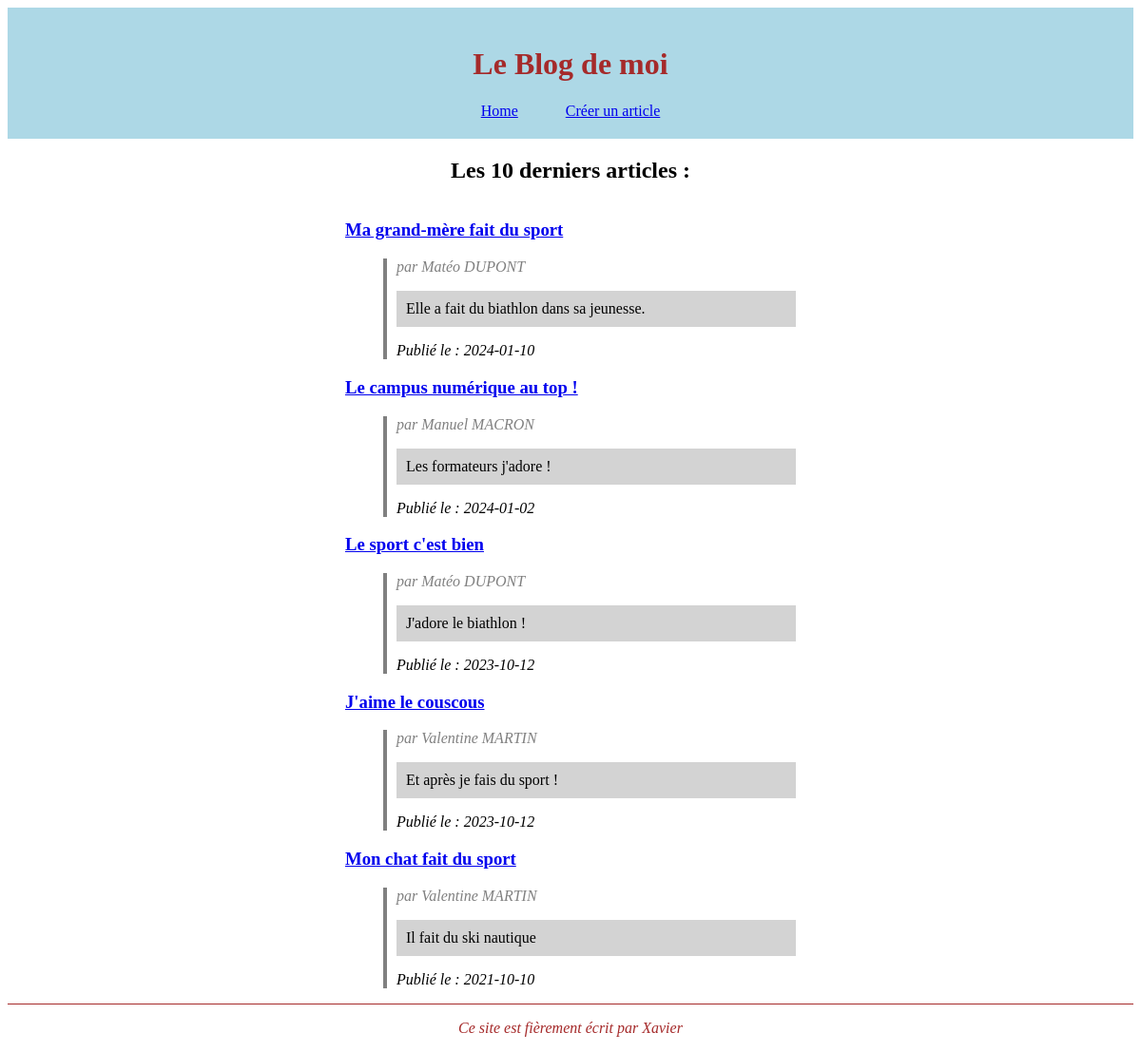
The page / on the database its author committed.
### tables this page shows
CREATE TABLE IF NOT EXISTS `posts` (
  `id` INT NOT NULL AUTO_INCREMENT,
  `title` VARCHAR(45) NULL,
  `content` VARCHAR(150) NULL,
  `pubDate` DATE NULL,
  `endDate` DATE NULL,
  `importance` INT NULL,
  `authors_id` INT NOT NULL,
  PRIMARY KEY (`id`),
  CONSTRAINT `fk_Articles_Authors1`
    FOREIGN KEY (`authors_id`)
    REFERENCES `authors` (`id`)
    ON DELETE CASCADE
    ON UPDATE NO ACTION);

CREATE TABLE IF NOT EXISTS `authors` (
  `id` INT NOT NULL AUTO_INCREMENT,
  `name` VARCHAR(45) NULL,
  `firstName` VARCHAR(45) NULL,
  `pseudo` VARCHAR(45) NULL,
  PRIMARY KEY (`id`));

### app/controllers/homeController.php (called while the page is built)
<?php
require '../app/persistences/blogPostData.php' ;
$articlesToDisplay = 10;
$posts = lastBlogPosts($database, $articlesToDisplay) ;
require '../ressources/views/home.tpl.php' ;

### app/persistences/blogPostData.php (called while the page is built, shortened)
<?php
function lastBlogPosts (PDO $pdo, $number) {
    $query = "SELECT
                    posts.id,
                    posts.title,
                    posts.content,
                    posts.pubDate,
                    authors.name,
                    authors.firstName,
                    DATE_FORMAT(pubDate, '%d/%m/%Y') as date
              FROM posts
                INNER JOIN authors
                    ON posts.authors_id = authors.id
              ORDER BY pubDate DESC LIMIT " . $number ;
    return $pdo->query($query)->fetchAll(PDO::FETCH_ASSOC);
}

### ressources/views/home.tpl.php (the view)
<?php
require '../ressources/views/layouts/header.tpl.php';
?>
<h2 class="centerText">Les <?= $articlesToDisplay ?> derniers articles :</h2>
<?php if (empty($posts)): ?>
    <p class="centerText">Bummer ! Il n'y aucun article !</p>
<?php else : ?>
    <div class="listeArticles">
        <div>
            <?php foreach ($posts as $currentPost): ?>
                <h3>
                    <a href="http://blog.local/index.php?action=blogpost&id=<?= $currentPost["id"] ?>"><?= $currentPost["title"] ?></a>
                </h3>
                <div class="postDetails">
                    <p class="postAuthor"> <?= "par " . $currentPost["firstName"] . " " . $currentPost["name"] ?></p>
                    <p class="postContent"> <?= $currentPost["content"] ?></p>
                    <p class="postFooter"> <?= "Publié le : " . $currentPost["pubDate"] ?></p>
                </div>
            <?php endforeach; ?>
        </div>
    </div>
<?php endif; ?>
<?php
require '../ressources/views/layouts/footer.tpl.php';
?>

### public/index.php
<?php
include '../config/database.php';
$routes = [
    "blogpost"       => '../app/controllers/blogPostController.php',
    "blogPostCreate" => '../app/controllers/blogPostCreateController.php',
    "blogPostModify" => '../app/controllers/blogPostModifyController.php',
    "blogPostDelete" => '../app/controllers/blogPostDeleteController.php',
    "blogPostCategory" => '../app/controllers/blogPostCategoryController.php',
];
$p = filter_input(INPUT_GET, 'action', FILTER_SANITIZE_FULL_SPECIAL_CHARS);
if (array_key_exists($p, $routes)) {
    require $routes[$p];
} else {
    if (empty($p)) {
        include '../app/controllers/homeController.php';
    } else {
        http_response_code(404);
        include '../ressources/views/errors/404.php';
        exit;
    }
}

### ressources/views/layouts/header.tpl.php (shortened to what this page needs)
<html>
<head>
    <link rel=" stylesheet" href="css/style.css">
</head>
<body>
<header>
    <h1>Le Blog de moi</h1>
    <div class="nav">
        <a href="/">Home</a>
        <a href="/?action=blogPostCreate">Créer un article</a>
    </div>
</header>

### ressources/views/layouts/footer.tpl.php
<footer>
    <p>Ce site est fièrement écrit par Xavier</p>
</footer>
</body>
</html>

### public/css/style.css (style rules this page uses)
header { display: block; text-align: center; padding: 20px; background: lightblue; }
.centerText { text-align: center; }
.nav { display: flex; justify-content: center; gap: 50px; }
footer { text-align: center; border-top: brown 1px solid; color: brown; font-style: italic; }
h1 { color: brown; }
.listeArticles { display: flex; flex-direction: column; align-items: center; }
.postDetails { margin-left: 40px; padding-left: 10px; border-left: gray 4px solid; }
.postAuthor { color: gray; font-style: italic; }
.postContent { padding: 10px; width: 400px; background: lightgray; }
.postFooter { font-style: italic; }

### rows shown on the page
posts: title "Ma grand-mère fait du sport", authors.firstName "Matéo", authors.name "DUPONT", content "Elle a fait du biathlon dans sa jeunesse.", pubDate "2024-01-10"
posts: title "Le campus numérique au top !", authors.firstName "Manuel", authors.name "MACRON", content "Les formateurs j'adore !", pubDate "2024-01-02"
posts: title "Le sport c'est bien", authors.firstName "Matéo", authors.name "DUPONT", content "J'adore le biathlon !", pubDate "2023-10-12"
posts: title "J'aime le couscous", authors.firstName "Valentine", authors.name "MARTIN", content "Et après je fais du sport !", pubDate "2023-10-12"
posts: title "Mon chat fait du sport", authors.firstName "Valentine", authors.name "MARTIN", content "Il fait du ski nautique", pubDate "2021-10-10"

### other values the page prints
$articlesToDisplay "10"
